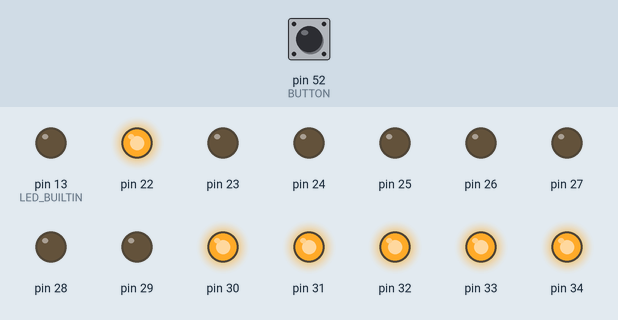
A sketch run on a simulated Arduino Mega 2560, built with avr-gcc and run on an emulated ATmega2560. Parts: output pins drawn as LEDs (lit = HIGH). The test bench sets the inputs (shaded band); at power-on: pin 52 (BUTTON) HIGH.

Above: at 0.1 s.
At 5.1 s:
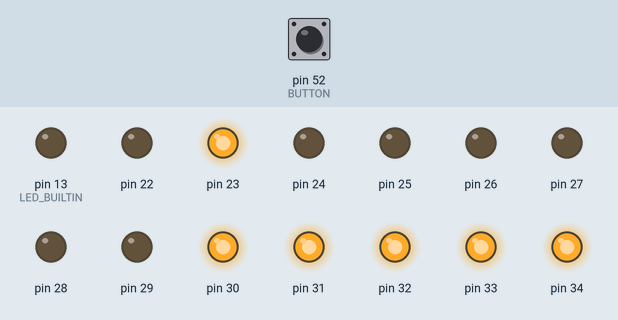
At 10.1 s:
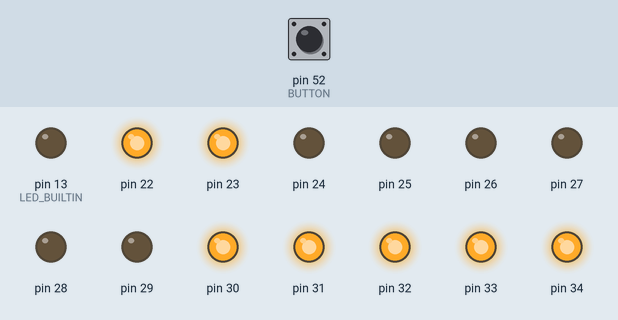
At 15.1 s:
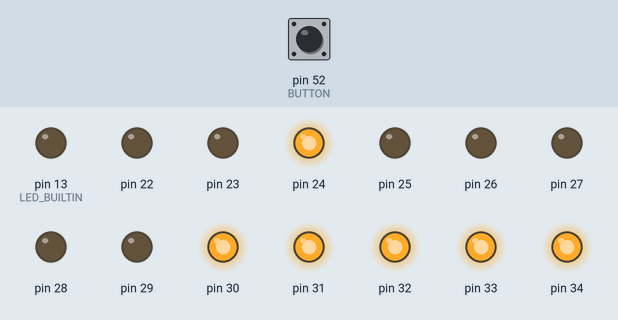
At 25.1 s:
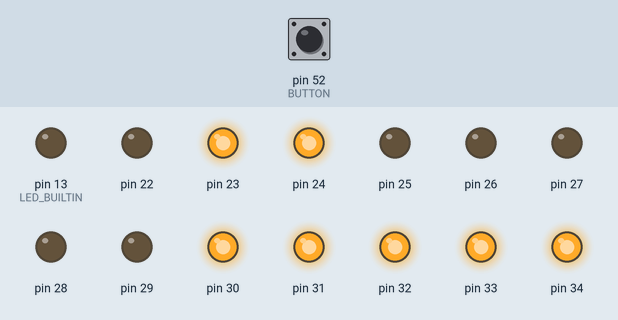
At 34.1 s:
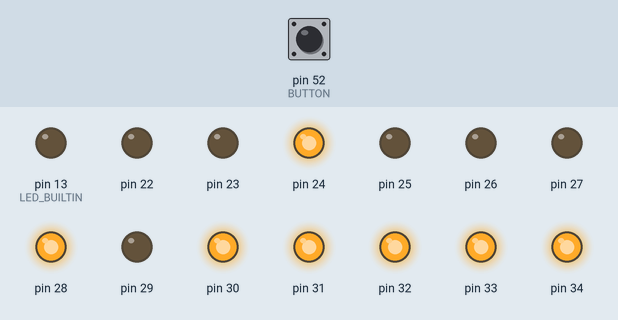
Timing chart, 0 to 35.6 s (numbered marks = the images above):
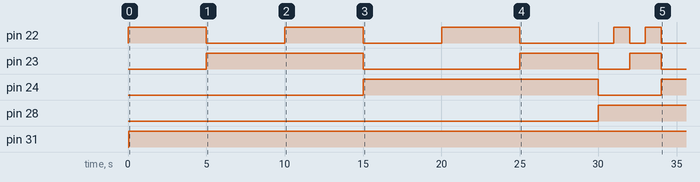

Measured:
- by itself, pin 22: LOW → HIGH at 0.00 s, → LOW 5.0 s later, → HIGH 5.0 s later, → LOW 5.0 s later, … (10 changes in this stretch)
- by itself, pin 23: goes HIGH 10.0 s, LOW 10.0 s, HIGH 5.0 s, LOW 2.0 s, HIGH 2.0 s, then LOW
- by itself, pin 24: LOW → HIGH at 15.0 s, → LOW 15.0 s later, → HIGH 4.0 s later
- by itself, pin 28: LOW → HIGH at 30.0 s
- by itself, pin 31: LOW → HIGH at 0.04 s

The sketch:

de-test-sound.ino
```cpp
#define BUTTON 52
#define DATAEAST 1
#define WPC 2

void setup() {
  // set gpio mode
  DDRC = 255; // port c komplett ausgang
  DDRA = 255; // port a komplett auf ausgang
  PORTA = 255; // high
  PORTC = 255; // high
  pinMode(LED_BUILTIN, OUTPUT);
  pinMode(BUTTON, INPUT_PULLUP);
}


int data[] = {
  0x01, 0x02, 0x03, 0x04, 0x05, 0x06, // main music
  0x40, 0x41, 0x42, 0x43, 0x44,       // effects / callout
  0,0
  };

int lenData = 8*4 + 2;

/*
 * sound address is 0x1C = port C bit 0-4 ---> pin 30 - 37  PC0:37 - PC7:30
 * port c bit 5 = RW -> low
 * port c bit 6 = WDEN -> pluse to low
 */

// PA0:22 -> CD0 de3
// PA1:23 -> CD1 de4
// PA2:24 -> CD2 de5
// PA3:25 -> CD3 de6
// PA4:26 -> CD4 de7
// PA5:27 -> CD5 de8
// PA6:28 -> CD6 de9
// PA7:29 -> CD7 de10


// PC6:31 -> de13 = STROBE

int ledState = 0;
int mode = DATAEAST;
unsigned int t = 0;

void sendCmd(int c ) {
    delayMicroseconds(500);
    if( mode == WPC ) { // for wpc always use 2 byte commands
      PORTA = 0;
      PORTC = 0b10111111;      // strobe low
      delayMicroseconds(20);
      PORTC = 0b11111111;      // strobe high
      delayMicroseconds(80);
    }
    PORTA = c;
    PORTC = 0b10111111;      // strobe low
    delayMicroseconds(20);
    PORTC = 0b11111111;      // strobe high
}

void play(int start, int end, int d ) {
  for( int i = start; i <= end; i++ ) {

    sendCmd(data[i]);
    delay(d);
  }
}

void toggleLed() {
  digitalWrite(LED_BUILTIN, ledState);
  ledState = !ledState;
}

int c = 0;

void toggleMode() {
  mode++;
  if( mode > WPC ) mode = DATAEAST;
}

void loop() {
  t = millis();
  if( digitalRead( BUTTON ) == LOW ) {
    toggleMode();
  }

  sendCmd(0);
  play(0,5,5000);

  sendCmd(0);

  sendCmd(1);

  play(6,10,1000);

  delay(5000);

  c++;

}
```
